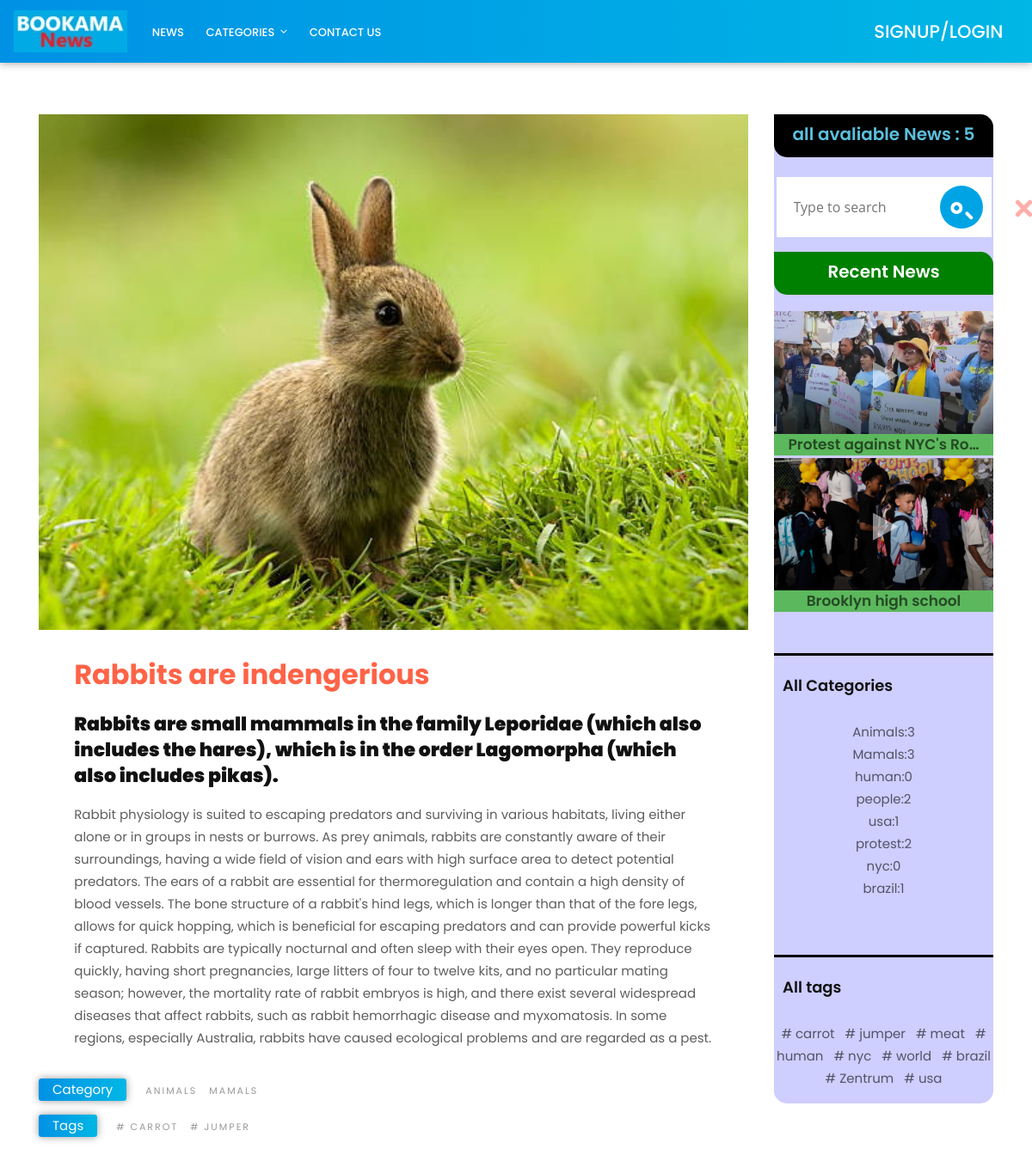
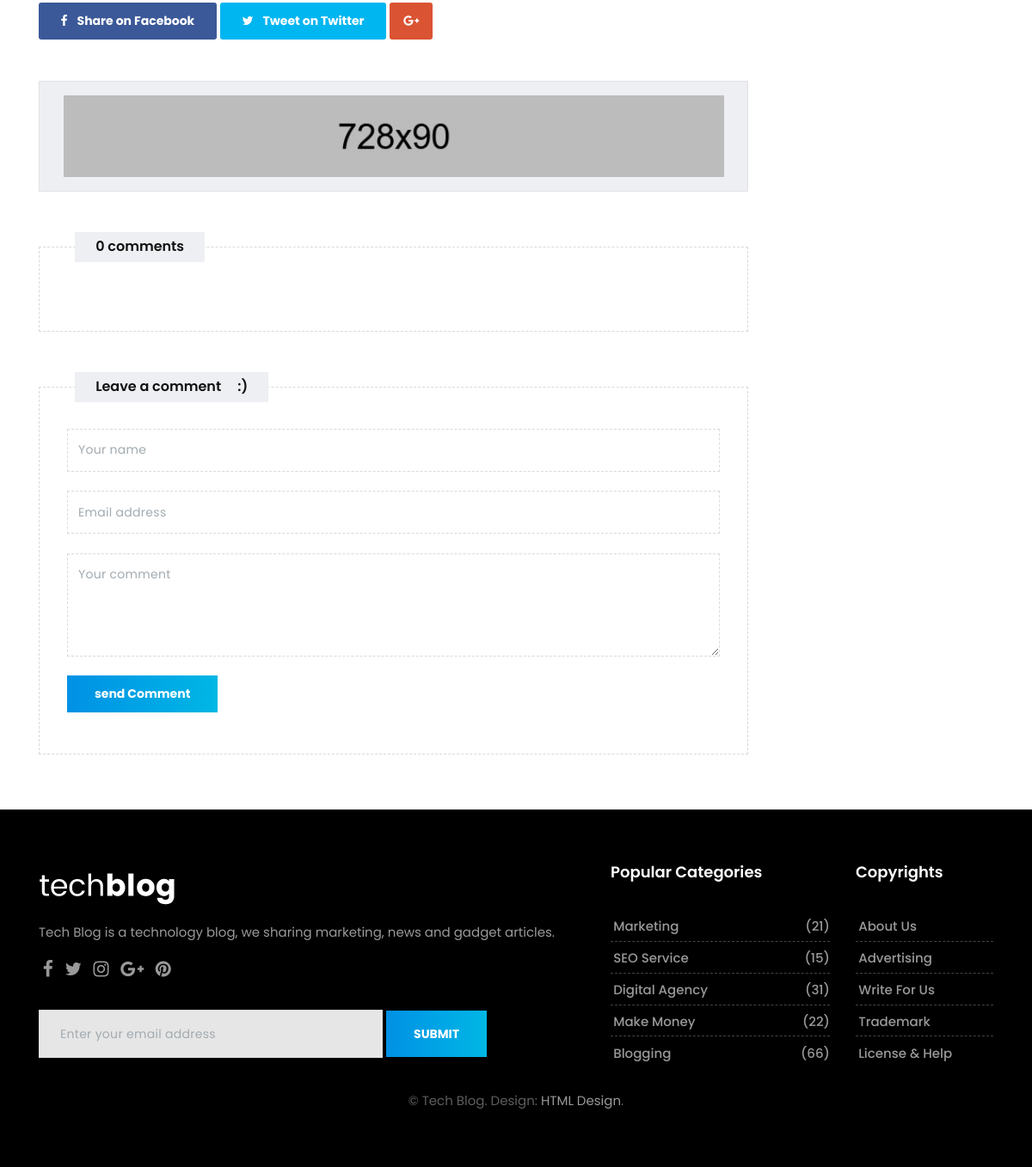
Page /detail/1/ on the committed database (2 pictures, top to bottom).
### news/models.py (models this page shows, shortened)
class News(models.Model):
  title=models.CharField(max_length=250)
  brif_description=models.TextField()
  description=models.TextField()
  image=models.ImageField(upload_to='news/images/',default='news/images/1.png')
  updated_time=models.DateTimeField(auto_now=True, auto_now_add=False)
  created_time=models.DateTimeField(auto_now=False, auto_now_add=True)
  active=models.BooleanField(default=False)
  author=models.ForeignKey(user,on_delete=models.CASCADE,blank=False)
  category=models.ManyToManyField("Category")
  tag=models.ManyToManyField("Tag")
  class Meta:
    ordering=['-created_time']
    verbose_name = 'New'
    verbose_name_plural = 'News'

class Category(models.Model):
  title=models.CharField(max_length=100)
  def __str__(self):
    return self.title

class Tag(models.Model):
  title=models.CharField(max_length=100)

### news/views.py (the view)
# urls.py: path('detail/<int:num>/', news_detail,name="detail"),
def news_detail(request,num):
  new=get_object_or_404(News,id=num)
  comments = Comment.objects.filter(news=new, active=True)
  form=CommentForm()
  if request.method =='POST':
    form=CommentForm(request.POST)
    if form.is_valid():
      form.save()
      messages.success(request, "your comment added and would be published soon ... ")
      return redirect('/')
  return render(request,'news/news-detail.html',{'new':new , 'comments':comments ,'form':form})

### news/forms.py
class CommentForm(forms.ModelForm):
  class Meta:
    model=Comment
    fields='__all__'
    exclude = ('active','created_time')

### news/templatetags/news_tags.py (called while the page is built)
@register.simple_tag
def news_counter():
  news=str(News.objects.filter(active=1).count())
  return f"all avaliable News   :  {news} "

@register.inclusion_tag('news/includes/news-recent.html')
def recent_news():
  news=News.objects.filter(active=True).order_by('-created_time')[0:2]
  return {'news':news}

@register.inclusion_tag('news/includes/news-category.html')
def categories():
  categories=Category.objects.all()
  news=News.objects.filter(active=True)
  categories_count={}
  for cat in categories:
    categories_count[cat]=news.filter(category__title=cat).count()
  return {'categories_count': categories_count}

@register.inclusion_tag('news/includes/news-all-tags.html')
def show_all_tags():
  tags=Tag.objects.all()
  return {'tags':tags}

@register.inclusion_tag('news/includes/news-category-banner.html')
def category_banner():
  categories=Category.objects.all()
  return {'categories':categories}

@register.inclusion_tag('news/includes/banner/news-banner-recentnews.html')
def banner_recent_news():
  news=News.objects.filter(active=True).order_by('-id')[0:3]
  return {'news':news}

### templates/news/news-detail.html (shortened to what this page needs)
{% extends "base.html" %}
{% load static %}
{% load news_tags %}
{% block content %}
<section class="section single-wrapper">
  <div class="container">
      <div class="row">
          <div class="col-lg-9 col-md-12 col-sm-12 col-xs-12">
              <div class="page-wrapper">
                  <div class="single-post-media">
                      <img style="width:100%;height:600px" src="{{new.image.url}}" alt="" class="img-fluid">
                  </div>
                  <div class="blog-content">
                      <div class="pp">
                          <h1><a href="#">{{new.title}}</a></h1>
                          <h3><strong>{{new.brif_description}}</strong></h3>
                          <p>{{new.description}}</p>
                      </div>
                  </div>
                  <div class="blog-title-area">
                      <div class="tag-cloud-single">
                          <span>Category</span>
                          {% for cat in new.category.all %}
                          <small><a href=" {% url "news:category" category=cat.title %} ">{{cat.title}}</a></small>
                          {% endfor %}
                      </div>
                     <div class="tag-cloud-single">
                        <span>Tags </span>
                        {% for tag in new.tag.all  %}
                        <small><a href="{% url "news:tag" tag=tag.title %}"># {{tag.title}}</a></small>
                        {% endfor %}
                    </div>
                      <div class="post-sharing">
                          <ul class="list-inline">
                              <li><a href="#" class="fb-button btn btn-primary"><i class="fa fa-facebook"></i> <span class="down-mobile">Share on Facebook</span></a></li>
                              <li><a href="#" class="tw-button btn btn-primary"><i class="fa fa-twitter"></i> <span class="down-mobile">Tweet on Twitter</span></a></li>
                              <li><a href="#" class="gp-button btn btn-primary"><i class="fa fa-google-plus"></i></a></li>
                          </ul>
                      </div>
                  </div>
                  <div class="row">
                      <div class="col-lg-12">
                          <div class="banner-spot clearfix">
                              <div class="banner-img">
                                  <img src="upload/banner_01.jpg" alt="" class="img-fluid">
                              </div>
                          </div>
                      </div>
                  </div>
                  <div class="custombox clearfix">
                      <h4 class="small-title">{{comments.count}} comments</h4>
                      <div class="row">
                          <div class="col-lg-12">
                          </div>
                      </div>
                  </div>
                  <div class="custombox clearfix">
                      <h4 class="small-title">Leave a comment &nbsp; &nbsp; :) </h4>
                      <div class="row">
                          <div class="col-lg-12">
                              <form method="POST" action="{% url "news:detail" num=new.id %}" class="form-wrapper">
                                  <input name="name" type="text" class="form-control" placeholder="Your name">
                                  <input name="email" type="email" class="form-control" placeholder="Email address">
                                  <textarea name="message" class="form-control" placeholder="Your comment"></textarea>
                                  <button type="submit" class="btn btn-primary">send Comment</button>
                              </form>
                          </div>
                      </div>
                  </div>
              </div>
          </div>
{% include "news/includes/sidebar.html" %}
      </div>
  </div>
</section>
{% endblock content %}

### templates/news/includes/news-recent.html (shortened to what this page needs)
{% load news_tags %}
<div class="widget">
    <div class="trend-videos">
<h2 style="border-radius:0px 15px 0px 15px;background-color:green;font-size:20px;height:50px;text-align:center;padding:5%" class="widget-title text-white">Recent News</h2>
{% for new in news %}
      <div class="blog-box bg-success" style="margin-top:-13px;">
          <div class="post-media">
              <a href="{% url "news:detail" num=new.id %}" title="">
                  <img src="{{new.image.url}}" alt="" class="img-fluid">
                  <div class="hovereffect">
                  </div>
              </a>
          </div>
          <div class="blog-meta">
              <h5 style="text-align:center;padding-buttom:10px" ><a href="{% url "news:detail" num=new.id %}" title="">{{new.title | truncatechars:25}}</a></h5>
          </div>
      </div>
      {% endfor %}
  </div>
</div>

### templates/news/includes/news-category.html (shortened to what this page needs)
{% load news_tags %}
<div class="widget">
  <h2 class="widget-title" style="padding:10px 0px 0px 10px">All Categories </h2>
  <div class="blog-list-widget">
      <div class="list-group">
          <a href="tech-single.html" class="list-group-item list-group-item-action flex-column align-items-start">
              <div class="w-100 justify-content-between">
                  <ul>
                    {% for cat,num in categories_count.items %}
                    <li style="text-align:center">
                        <a href="{% url "news:category" category=cat.title %}">{{cat}}:{{num}}</a>
                    </li>
                    {% endfor %}
                  </ul>
              </div>
          </a>
      </div>
  </div>
</div>

### templates/news/includes/news-all-tags.html (shortened to what this page needs)
{% load news_tags %}
<div class="widget">
  <h2 class="widget-title"  style="padding:10px 0px 0px 10px" >All tags </h2>
  <div class="blog-list-widget">
      <div class="list-group">
          <a href="tech-single.html" class="list-group-item list-group-item-action flex-column align-items-start">
              <div class="w-100 justify-content-between">
                  <ul style="text-align:center">
                    {% for tag in tags%}
                    <li  style="display:inline">
                        <a href="{% url "news:tag" tag=tag.title %}"># {{tag.title}} &nbsp; </a>
                    </li>
                    {% endfor %}
              </div>
          </a>
      </div>
  </div>
</div>

### staticfiles/css/colors.css (style rules this page uses)
.authorbox p a, .pp a, .sitemap-wrapper small, .fa-user-circle-o, .footer h5:hover, a:hover, a:focus, .navbar-nav .nav-link:hover, .navbar-nav .nav-link:focus, .navbar-inverse .navbar-nav .active > .nav-link, .navbar-inverse .navbar-nav .nav-link.active, .navbar-inverse .navbar-nav .nav-link.open, .navbar-inverse .navbar-nav .open > .nav-link { color: #3197d6 !important; }
.tag-cloud-single span, .page-title i, .btn:hover, .sitemap-wrapper .year, .btn:focus, .navbar-inverse .navbar-toggler { color: #ffffff !important; background-color: #3197d6; }

### staticfiles/css/version/tech.css (style rules this page uses)
body { background-color: #ffffff; }
h1, h2, h3, h4, h5, body, .navbar-toggleable-md .navbar-nav .nav-link, .market-header, .btn, .dropdown-item, .form-control, p { font-family: 'Poppins', serif !important; }
h1, h2, h3, h4, h5 { font-weight: 600; }
.single-wrapper { margin-top: 3.5rem; }
.banner-spot { padding: 0 !important; border: 1px solid #e2e2e2; }
.page-wrapper .banner-spot { padding: 1rem !important; border: 1px solid #e2e2e2; }
.authorbox p a, .pp a, .blog-top .fa-rss, a:hover, a:focus { color: #FF6347 !important; }
.btn, .page-link:hover, .page-link:focus, .btn:hover, .btn:focus { color: #ffffff !important; background: rgba(0, 0, 0, 0) linear-gradient(to right, #0091e5 0px, #00b7e5 100%) repeat scroll 0 0 !important }
.tag-cloud-single span, .navbar-inverse { color: #ffffff !important; box-shadow: 0 0 10px rgba(0, 0, 0, 0.4); background: rgba(0, 0, 0, 0) linear-gradient(to right, #0091e5 0px, #00b7e5 100%) repeat scroll 0 0 !important }
.gp-button.btn-primary:hover, .gp-button.btn-primary:focus, .gp-button.btn-primary { border-color: #DA5333 !important; background: #DA5333 !important; }
.fb-button.btn-primary:focus, .fb-button.btn-primary:hover, .fb-button.btn-primary { background: #3B5998 !important; border-color: #3B5998 !important; }
.tw-button.btn-primary:hover, .tw-button.btn-primary:focus, .tw-button.btn-primary { background: #00B6F1 !important; border-color: #00B6F1 !important; }

### rows in the picture
News: image (picture), title "Rabbits are indengerious", brif_description "Rabbits are small mammals in the family Leporidae (which also includes the hares), which is in the order Lagomorpha (which also includes pikas).", description "Rabbit physiology is suited to escaping predators and surviving in various habitats, living either alone or in groups in nests or burrows. As prey animals, rabbits are constantly aware of their surroundings, having a wide field of vision and ears with high surface area to detect potential predators. The ears of a rabbit are essential for thermoregulation and contain a high density of blood vessels. The bone structure of a rabbit's hind legs, which is longer than that of the fore legs, allows for quick hopping, which is beneficial for escaping predators and can provide powerful kicks if captured. Rabbits are typically nocturnal and often sleep with their eyes open. They reproduce quickly,…"
Category: title "ANIMALS", title "Animals", num "3"
Category: title "MAMALS", title "Mamals", num "3"
Tag: title "CARROT", title "carrot"
Tag: title "JUMPER", title "jumper"
News: image (picture), title "Protest against NYC's Ro…"
News: image (picture), title "Brooklyn high school"
Category: title "human", num "0"
Category: title "people", num "2"
Category: title "usa", num "1"
Category: title "protest", num "2"
Category: title "nyc", num "0"
Category: title "brazil", num "1"
Tag: title "meat"
Tag: title "human"
Tag: title "nyc"
Tag: title "world"
Tag: title "brazil"
Tag: title "Zentrum"
Tag: title "usa"

### other values in the picture
{{ comments.count }} "0"
